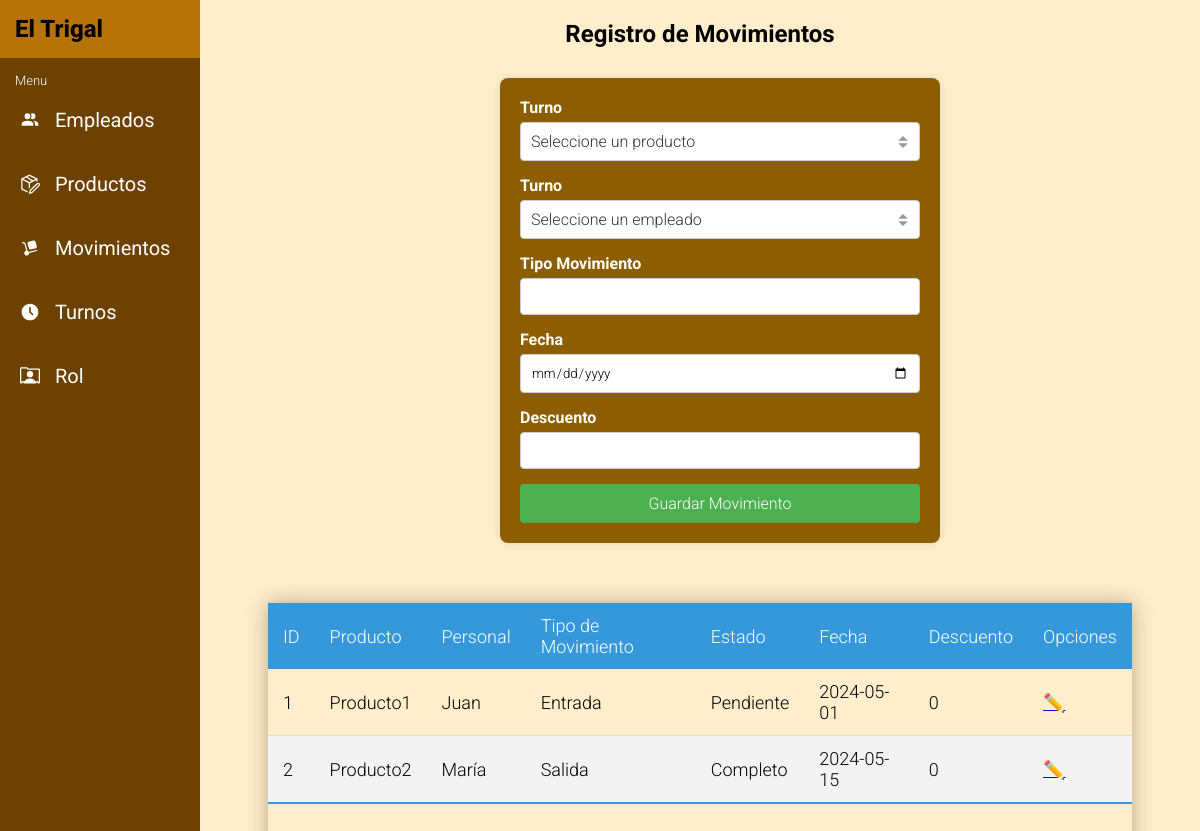
The app's page /php/layout/menu-movimientos.php (signed in) with its own data.
### tables this page shows
CREATE TABLE Movimiento (
    id_recepcion INT AUTO_INCREMENT PRIMARY KEY,
    id_producto INT,
    id_personal INT,
    tipo_movimiento VARCHAR(20),
    estado VARCHAR(20),
    fecha DATE,
    descuento INT,
    FOREIGN KEY (id_producto) REFERENCES Producto (id_producto),
    FOREIGN KEY (id_personal) REFERENCES Personal (id_personal)
);

CREATE TABLE Producto (
    id_producto INT AUTO_INCREMENT PRIMARY KEY,
    nombre_producto VARCHAR(50),
    cantidad INT,
    descripcion TEXT,
    estado VARCHAR(20),
    Precio INT
);

CREATE TABLE Personal (
    id_personal INT AUTO_INCREMENT PRIMARY KEY,
    nombre VARCHAR(50),
    apellidos VARCHAR(50),
    dni VARCHAR(50),
    correo VARCHAR(50),
    fecha_ingreso DATETIME,
    sueldo INT,
    rol VARCHAR(20),
    id_turno INT,
    id_usuario INT,
    id_rol INT,
    FOREIGN KEY (id_turno) REFERENCES Turno (id),
    FOREIGN KEY (id_usuario) REFERENCES Usuario (id),
    FOREIGN KEY (id_rol) REFERENCES Rol (id)
);

### php/layout/menu-movimientos.php (the view, shortened to what this page needs)
<?php
include('../config/connection.php');
$query = "
SELECT
  Movimiento.id_recepcion,
  Producto.nombre_producto,
  Personal.nombre AS nombre_personal,
  Movimiento.tipo_movimiento,
  Movimiento.estado,
  Movimiento.fecha,
  Movimiento.descuento
FROM
  Movimiento
JOIN Producto ON Movimiento.id_producto = Producto.id_producto
JOIN Personal ON Movimiento.id_personal = Personal.id_personal
";
$result = $conn->query($query);
?>
<!DOCTYPE html>
<html lang="es">
<head>
  <link rel="stylesheet" href="../../css/menu.css">
  <link rel="stylesheet" href="../../css/menu-movimientos.css">
</head>
<body>
  <?php include '../components/menu.php' ?>
  <section>
    <h2>Registro de Movimientos</h2>
    <div class="productos-container">
      <form action="submit_product.php" method="POST">
        <div class="form-group">
          <label for="departamento">Turno</label>
          <select id="departamento" name="departamento" required>
            <option value="">Seleccione un producto</option>
          </select>
        </div>
        <div class="form-group">
          <label for="departamento">Turno</label>
          <select id="departamento" name="departamento" required>
            <option value="">Seleccione un empleado</option>
          </select>
        </div>
        <div class="form-group">
          <label for="name">Tipo Movimiento</label>
          <input type="text" id="name" name="name" required>
        </div>
        <div class="form-group">
          <label for="fecha">Fecha</label>
          <input type="date" id="fecha" name="fecha" required>
        </div>
        <div class="form-group">
          <label for="price">Descuento</label>
          <input type="number" id="price" name="price" min="0.01" step="0.01" required>
        </div>
        <button type="submit">Guardar Movimiento</button>
      </form>
    </div>
    <div class="table-container">
      <table class="styled-table">
        <thead>
          <tr>
            <th>ID</th>
            <th>Producto</th>
            <th>Personal</th>
            <th>Tipo de Movimiento</th>
            <th>Estado</th>
            <th>Fecha</th>
            <th>Descuento</th>
            <th>Opciones</th>
          </tr>
        </thead>
        <tbody>
          <?php
          if ($result->num_rows > 0) {
            while ($row = $result->fetch_assoc()) {
              echo "<tr>";
              echo "<td>" . $row['id_recepcion'] . "</td>";
              echo "<td>" . $row['nombre_producto'] . "</td>";
              echo "<td>" . $row['nombre_personal'] . "</td>";
              echo "<td>" . $row['tipo_movimiento'] . "</td>";
              echo "<td>" . $row['estado'] . "</td>";
              echo "<td>" . $row['fecha'] . "</td>";
              echo "<td>" . $row['descuento'] . "</td>";
              echo "<td><a class='btn-editar' href='../layout/editar-movimientos.php?id=" . $row['id_recepcion'] . "'>✏️</a></td>";
              echo "</tr>";
            }
          } else {
            echo "<tr><td colspan='8'>No hay datos disponibles</td></tr>";
          }
          ?>
        </tbody>
      </table>
    </div>
  </section>
</body>
</html>

### php/components/menu.php
<aside class="menu">
  <div class="menu-head">
    <a href="../layout/menu-inicio.php">
      <h1>El Trigal</h1>
    </a>
  </div>
  <p class="menu-title">Menu</p>
  <ul>
    <li><a href="../layout/menu-empleados.php"><img src="../../assets/svg/users-menu.svg" alt=""> Empleados</a></li>
    <li><a href="../layout/menu-productos.php"><img src="../../assets/svg/products-menu.svg" alt=""> Productos</a></li>
    <li><a href="../layout/menu-movimientos.php"><img src="../../assets/svg/move-menu.svg" alt=""> Movimientos</a></li>
    <li><a href="../layout/menu-turnos.php"><img src="../../assets/svg/shift-menu.svg" alt=""> Turnos</a></li>
    <li><a href="../layout/menu-roles.php"><img src="../../assets/svg/rol-menu.svg" alt=""> Rol</a></li>
  </ul>
</aside>

### css/menu.css (style rules this page uses)
* { font-family: "Roboto", sans-serif; font-weight: 300; font-style: normal; margin: 0; padding: 0; }
.menu { width: 200px; min-height: 100%; position: fixed; top: 0; left: 0; background-color: rgb(109, 66, 1); color: #fff; }
.menu-head { background-color: rgb(185, 114, 6); }
.menu-head a { text-decoration: none; color: black; }
.menu-head h1 { padding: 15px; font-weight: 800; cursor: default; }
.menu-title { font-size: 13px; padding-left: 15px; padding-top: 15px; cursor: default; }
.menu ul { list-style: none; padding: 0; }
.menu ul li { padding: 10px 0; }
.menu ul li a { display: block; padding: 10px; padding-left: 20px; color: inherit; text-decoration: none; font-size: 20px; font-weight: 400; display: flex; align-items: center; gap: 15px; }
.menu ul li a img { width: 20px; height: 20px; }

### css/menu-movimientos.css (style rules this page uses)
body { margin: 0; padding: 0; min-height: 100vh; background: #ffeecc; font-family: "Roboto", sans-serif; font-weight: 300; font-style: normal; }
section { padding: 20px; margin-left: 200px; min-height: 100vh; display: flex; flex-direction: column; justify-content: center; align-items: center; }
section h2 { font-weight: 700; }
.productos-container { width: 40%; min-width: 400px; color: white; margin: 30px; }
form { background-color: #8d5e00; padding: 20px; border-radius: 8px; box-shadow: 0 0 10px rgba(0, 0, 0, 0.1); width: 100%; display: flex; flex-direction: column; justify-content: center; align-items: center; }
.form-group { margin-bottom: 15px; width: 100%; }
.form-group label { display: block; margin-bottom: 5px; font-weight: bold; }
.form-group input[type="text"], .form-group input[type="number"], .form-group input[type="date"] { width: 100%; padding: 10px; border: 1px solid #ccc; border-radius: 4px; box-sizing: border-box; }
.form-group select { width: 100%; padding: 10px; border: 1px solid #ccc; border-radius: 4px; box-sizing: border-box; }
.form-group select { appearance: none; background-color: #fff; background-repeat: no-repeat; background-position: right 10px center; background-size: 12px 12px; padding-right: 30px; font-size: 16px; color: #333; }
button { background-color: #4CAF50; color: white; padding: 10px 15px; border: none; border-radius: 4px; cursor: pointer; font-size: 16px; width: 100%; }
.table-container { width: 90%; max-width: 1000px; height: 300px; margin: 0 20px; overflow-x: auto; box-shadow: 0 0 20px rgba(0, 0, 0, 0.3); margin: 30px; }
.styled-table { width: 100%; border-collapse: collapse; font-size: 18px; text-align: left; }
.styled-table thead tr { background-color: #3498db; color: #ffffff; text-align: left; }
.styled-table th, .styled-table td { padding: 12px 15px; }
.styled-table tbody tr { border-bottom: 1px solid #dddddd; }
.styled-table tbody tr:nth-of-type(even) { background-color: #f3f3f3; }
.styled-table tbody tr:last-of-type { border-bottom: 2px solid #3498db; }

### records on screen
movimiento: id_recepcion "1", id_producto.nombre_producto "Producto1", id_personal.nombre "Juan", tipo_movimiento "Entrada", estado "Pendiente", fecha "2024-05-01", descuento "0"
movimiento: id_recepcion "2", id_producto.nombre_producto "Producto2", id_personal.nombre "María", tipo_movimiento "Salida", estado "Completo", fecha "2024-05-15", descuento "0"
